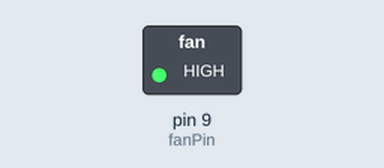
The sketch below on a simulated Arduino Uno, built with avr-gcc and run on an emulated ATmega328P. On the bench: switched loads named in the sketch (green lamp = pin HIGH).

Above: at 1.0 s.
At 3.0 s:
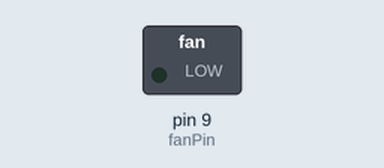
Timing chart, 0 to 5.2 s (numbered marks = the images above):
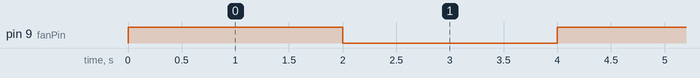

The sketch:

sketch_jul16a.ino
```cpp
const int fanPin = 9;

void setup()
{
  pinMode(fanPin, OUTPUT);
}

void loop()
{
  digitalWrite(fanPin, HIGH);
  delay(2000);
  digitalWrite(fanPin, LOW);
  delay(2000);
}
```

Measured:
- by itself, pin 9 (fanPin): alternates HIGH for 2.0 s and LOW for 2.0 s
